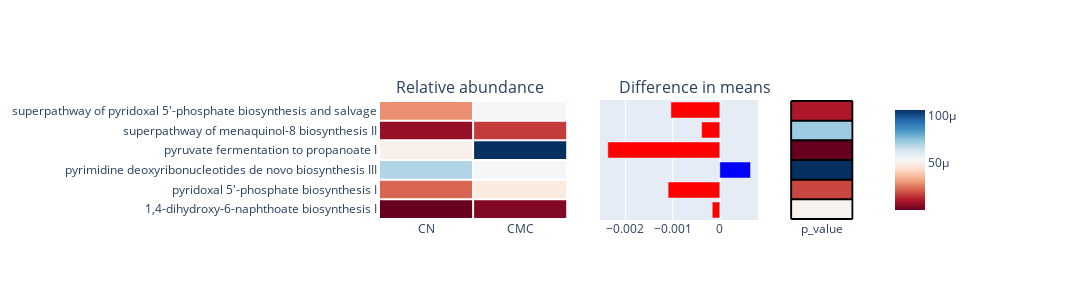

Notebook code cell kept with this figure:
### Code cell
import plotly.graph_objects as go
from plotly.subplots import make_subplots
import numpy as np

def pathway_plotly(data_df, group1, height = 300):
    # Создаем подзаголовки
    fig = make_subplots(rows=1, cols=3,
                        specs=[[{"type": "heatmap"}, {"type": "bar"}, {"type": "heatmap"}]],
                        subplot_titles=("Relative abundance", "Difference in means"))

    # Heatmap для относительного изобилия
    heatmap_df = data_df[['CN', group1]]
    fig.add_trace(go.Heatmap(z=heatmap_df.values,
                            x=heatmap_df.columns,
                            y=heatmap_df.index,
                            colorscale='RdBu',
                            showscale=False),  # Используем 'RdBu' вместо 'coolwarm'
                row=1, col=1)

    # Добавляем белые линии для границ
    n_rows, n_cols = heatmap_df.values.shape
    for i in range(n_rows + 1):
        fig.add_shape(type="line",
                    xref="x1", yref="y1",
                    x0=-0.5, y0=i - 0.5, x1=n_cols - 0.5, y1=i - 0.5,
                    line=dict(color="white"))

    for i in range(n_cols + 1):
        fig.add_shape(type="line",
                    xref="x1", yref="y1",
                    x0=i - 0.5, y0=-0.5, x1=i - 0.5, y1=n_rows - 0.5,
                    line=dict(color="white"))

    # Столбчатая диаграмма для разности средних
    colors = ['blue' if x > 0 else 'red' for x in data_df['diff']]
    fig.add_trace(go.Bar(y=data_df.index,
                        x=data_df['diff'],
                        orientation='h',
                        marker=dict(color=colors)),
                row=1, col=2)

    # Heatmap для p-значений (с границами)
    fig.add_trace(go.Heatmap(z=data_df[['p_value']].values,
                            x=['p_value'],
                            y=data_df.index,
                            colorscale='RdBu',
                            colorbar=dict(x=0.8)), # Позиция шкалы цвета
                row=1, col=3)

    # Добавляем белые линии для границ 3-го графика
    n_rows, n_cols = data_df[['p_value']].values.shape
    for i in range(n_rows + 1):
        fig.add_shape(type="line",
                    xref="x3", yref="y3",
                    x0=-0.5, y0=i - 0.5, x1=n_cols - 0.5, y1=i - 0.5,
                    line=dict(color="black"))

    for i in range(n_cols + 1):
        fig.add_shape(type="line",
                    xref="x3", yref="y3",
                    x0=i - 0.5, y0=-0.5, x1=i - 0.5, y1=n_rows - 0.5,
                    line=dict(color="black"))

    # Обновляем оси и прочие параметры графика
    fig.update_layout(height=height, width=1200, showlegend=False)
    fig.update_layout(
        xaxis1=dict(domain=[0.0, 0.3]), # Первый график
        xaxis2=dict(domain=[0.35, 0.6]), # Второй график
        xaxis3=dict(domain=[0.65, 0.75]) # Третий график
    )
    fig.update_yaxes(tickmode='array', tickvals=[], row=1, col=2)
    fig.update_yaxes(tickmode='array', tickvals=[], row=1, col=3)

    fig.write_html(f"figures/pathway/plotly_beta_{group1}.html")

    # Отображаем график
    fig.show()

pathway_plotly(final_df_cmc, 'CMC')

### Figure 1 — Plotly figure (JSON) as saved in the notebook; plotly's stock layout.template omitted (floating-point values rounded to 4 significant figures)
{"data": [{"colorscale": [[0, "rgb(103,0,31)"], [0.1, "rgb(178,24,43)"], [0.2, "rgb(214,96,77)"], [0.3, "rgb(244,165,130)"], [0.4, "rgb(253,219,199)"], [0.5, "rgb(247,247,247)"], [0.6, "rgb(209,229,240)"], [0.7, "rgb(146,197,222)"], [0.8, "rgb(67,147,195)"], [0.9, "rgb(33,102,172)"], [1, "rgb(5,48,97)"]], "showscale": false, "type": "heatmap", "x": ["CN", "CMC"], "xaxis": "x", "y": ["1,4-dihydroxy-6-naphthoate biosynthesis I", "pyridoxal 5'-phosphate biosynthesis I", "pyrimidine deoxyribonucleotides de novo biosynthesis III", "pyruvate fermentation to propanoate I", "superpathway of menaquinol-8 biosynthesis II", "superpathway of pyridoxal 5'-phosphate biosynthesis and salvage"], "yaxis": "y", "z": [[0.0001116, 0.0002714], [0.00105, 0.002145], [0.003038, 0.002388], [0.002238, 0.00461], [0.0003938, 0.0007789], [0.001316, 0.002352]]}, {"marker": {"color": ["red", "red", "blue", "red", "red", "red"]}, "orientation": "h", "type": "bar", "x": [-0.0001598, -0.001095, 0.0006502, -0.002372, -0.0003852, -0.001035], "xaxis": "x2", "y": ["1,4-dihydroxy-6-naphthoate biosynthesis I", "pyridoxal 5'-phosphate biosynthesis I", "pyrimidine deoxyribonucleotides de novo biosynthesis III", "pyruvate fermentation to propanoate I", "superpathway of menaquinol-8 biosynthesis II", "superpathway of pyridoxal 5'-phosphate biosynthesis and salvage"], "yaxis": "y2"}, {"colorbar": {"x": 0.8}, "colorscale": [[0, "rgb(103,0,31)"], [0.1, "rgb(178,24,43)"], [0.2, "rgb(214,96,77)"], [0.3, "rgb(244,165,130)"], [0.4, "rgb(253,219,199)"], [0.5, "rgb(247,247,247)"], [0.6, "rgb(209,229,240)"], [0.7, "rgb(146,197,222)"], [0.8, "rgb(67,147,195)"], [0.9, "rgb(33,102,172)"], [1, "rgb(5,48,97)"]], "type": "heatmap", "x": ["p_value"], "xaxis": "x3", "y": ["1,4-dihydroxy-6-naphthoate biosynthesis I", "pyridoxal 5'-phosphate biosynthesis I", "pyrimidine deoxyribonucleotides de novo biosynthesis III", "pyruvate fermentation to propanoate I", "superpathway of menaquinol-8 biosynthesis II", "superpathway of pyridoxal 5'-phosphate biosynthesis and salvage"], "yaxis": "y3", "z": [[5.139e-05], [1.753e-05], [0.0001066], [1.129e-07], [7.282e-05], [1.021e-05]]}], "layout": {"annotations": [{"font": {"size": 16}, "showarrow": false, "text": "Relative abundance", "x": 0.1444, "xanchor": "center", "xref": "paper", "y": 1, "yanchor": "bottom", "yref": "paper"}, {"font": {"size": 16}, "showarrow": false, "text": "Difference in means", "x": 0.5, "xanchor": "center", "xref": "paper", "y": 1, "yanchor": "bottom", "yref": "paper"}], "height": 300, "shapes": [{"line": {"color": "white"}, "type": "line", "x0": -0.5, "x1": 1.5, "xref": "x", "y0": -0.5, "y1": -0.5, "yref": "y"}, {"line": {"color": "white"}, "type": "line", "x0": -0.5, "x1": 1.5, "xref": "x", "y0": 0.5, "y1": 0.5, "yref": "y"}, {"line": {"color": "white"}, "type": "line", "x0": -0.5, "x1": 1.5, "xref": "x", "y0": 1.5, "y1": 1.5, "yref": "y"}, {"line": {"color": "white"}, "type": "line", "x0": -0.5, "x1": 1.5, "xref": "x", "y0": 2.5, "y1": 2.5, "yref": "y"}, {"line": {"color": "white"}, "type": "line", "x0": -0.5, "x1": 1.5, "xref": "x", "y0": 3.5, "y1": 3.5, "yref": "y"}, {"line": {"color": "white"}, "type": "line", "x0": -0.5, "x1": 1.5, "xref": "x", "y0": 4.5, "y1": 4.5, "yref": "y"}, {"line": {"color": "white"}, "type": "line", "x0": -0.5, "x1": 1.5, "xref": "x", "y0": 5.5, "y1": 5.5, "yref": "y"}, {"line": {"color": "white"}, "type": "line", "x0": -0.5, "x1": -0.5, "xref": "x", "y0": -0.5, "y1": 5.5, "yref": "y"}, {"line": {"color": "white"}, "type": "line", "x0": 0.5, "x1": 0.5, "xref": "x", "y0": -0.5, "y1": 5.5, "yref": "y"}, {"line": {"color": "white"}, "type": "line", "x0": 1.5, "x1": 1.5, "xref": "x", "y0": -0.5, "y1": 5.5, "yref": "y"}, {"line": {"color": "black"}, "type": "line", "x0": -0.5, "x1": 0.5, "xref": "x3", "y0": -0.5, "y1": -0.5, "yref": "y3"}, {"line": {"color": "black"}, "type": "line", "x0": -0.5, "x1": 0.5, "xref": "x3", "y0": 0.5, "y1": 0.5, "yref": "y3"}, {"line": {"color": "black"}, "type": "line", "x0": -0.5, "x1": 0.5, "xref": "x3", "y0": 1.5, "y1": 1.5, "yref": "y3"}, {"line": {"color": "black"}, "type": "line", "x0": -0.5, "x1": 0.5, "xref": "x3", "y0": 2.5, "y1": 2.5, "yref": "y3"}, {"line": {"color": "black"}, "type": "line", "x0": -0.5, "x1": 0.5, "xref": "x3", "y0": 3.5, "y1": 3.5, "yref": "y3"}, {"line": {"color": "black"}, "type": "line", "x0": -0.5, "x1": 0.5, "xref": "x3", "y0": 4.5, "y1": 4.5, "yref": "y3"}, {"line": {"color": "black"}, "type": "line", "x0": -0.5, "x1": 0.5, "xref": "x3", "y0": 5.5, "y1": 5.5, "yref": "y3"}, {"line": {"color": "black"}, "type": "line", "x0": -0.5, "x1": -0.5, "xref": "x3", "y0": -0.5, "y1": 5.5, "yref": "y3"}, {"line": {"color": "black"}, "type": "line", "x0": 0.5, "x1": 0.5, "xref": "x3", "y0": -0.5, "y1": 5.5, "yref": "y3"}], "showlegend": false, "width": 1200, "xaxis": {"anchor": "y", "domain": [0, 0.3]}, "xaxis2": {"anchor": "y2", "domain": [0.35, 0.6]}, "xaxis3": {"anchor": "y3", "domain": [0.65, 0.75]}, "yaxis": {"anchor": "x", "domain": [0, 1]}, "yaxis2": {"anchor": "x2", "domain": [0, 1], "tickmode": "array", "tickvals": []}, "yaxis3": {"anchor": "x3", "domain": [0, 1], "tickmode": "array", "tickvals": []}}}
